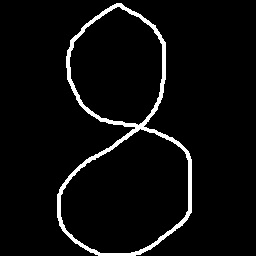
#> input picture 8.jpg, 256 x 256 px, found by its file name
$ python temp.py   (older library calls are emulated)
#> lines starting #> are read from the running program, lines starting #| are printed output that depends on the picture
from sklearn import datasets
from sklearn.svm import SVC
import matplotlib.pyplot as plt
import pandas as pd
import numpy as np

digits=datasets.load_digits()

images_and_labels = list(zip(digits['images'], digits['target']))


for index,(image,label) in enumerate (images_and_labels[:4]):
    plt.subplot(2,4,index+1)
    plt.axis('off')
    plt.imshow(image,cmap=plt.cm.gray_r,interpolation="nearest")
    plt.title('Training: %i' %label)

n_samples=len(digits['images'])

data=digits['images'].reshape(n_samples,-1)  #converting 8X8 to 64X1

#create a classifier SVM

clf=SVC(gamma=0.001)
clf.fit(data[n_samples //2:],digits['target'][n_samples //2 :])

expected=digits['target'][: n_samples //2]
predicted=clf.predict(data[: n_samples //2])


# calculating mispredictions using metrics

from sklearn import metrics
y=metrics.confusion_matrix(expected,predicted)

image_and_prediction=list(zip(digits['images'][: n_samples//2],predicted))

for index,(image,prediction) in enumerate (image_and_prediction[:6]):
    plt.subplot(2,4,index+1)
    plt.axis('off')
    plt.imshow(image,cmap=plt.cm.gray_r,interpolation='nearest')
    plt.title('prediction : %i' % prediction)


plt.show()
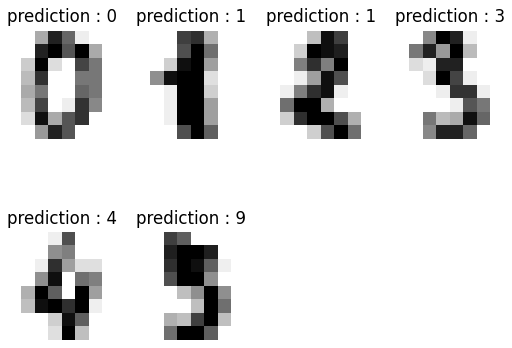
#> figure drawn by matplotlib, 6 panels


# importing my own data into our model

from scipy import misc  #Read an image from a file as an array.

img1=misc.imread(r'C:\Users\R558UF\Desktop\M_L project1\8.jpg')
#> img1 is the input picture: shape (256, 256, 3); min 0, max 255, mean 11.6
img1=misc.imresize(img1,(8,8))
#> (the run stopped early here; a loop or call above may not have finished)
